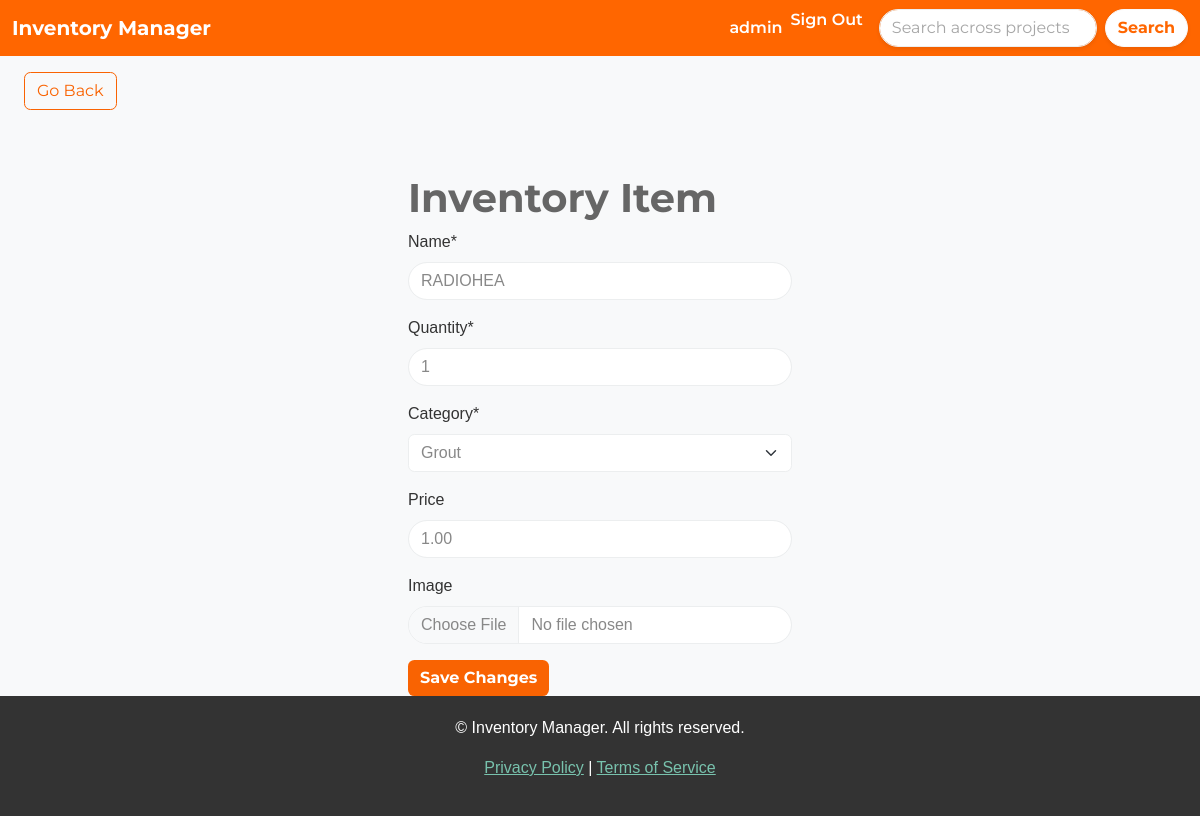
/edit-item/32/ (signed in), run on the app's committed database.
### inventory/models.py (models this page shows, shortened)
class InventoryItem(models.Model):
    name = models.CharField(max_length=200)
    quantity = models.IntegerField()
    category = models.ForeignKey('Category', on_delete=models.SET_NULL, blank=True, null=True)
    price = models.DecimalField(max_digits=10, decimal_places=2, blank=True, null=True)
    date_created = models.DateTimeField(auto_now_add=True)
    user = models.ForeignKey(User, on_delete=models.CASCADE)
    project = models.ForeignKey(Project, on_delete=models.CASCADE, related_name="inventory_items", blank=False, null=False)
    image = models.ImageField(upload_to='inventory_images/', null=True, blank=True)

### inventory/views.py (the view, shortened to what this page needs)
# urls.py: path('edit-item/<int:pk>/', EditItem.as_view(), name='edit-item'),
class EditItem(LoginRequiredMixin, UpdateView):
    model = InventoryItem
    form_class = InventoryItemForm
    template_name = 'inventory/item_form.html'
    def get_form_kwargs(self):
        kwargs = super().get_form_kwargs()
        kwargs['project'] = self.object.project
        return kwargs

### inventory/forms.py (shortened to what this page needs)
class InventoryItemForm(forms.ModelForm):
    category = forms.ModelChoiceField(queryset=Category.objects.all(), initial=0)
    class Meta:
        model = InventoryItem
        fields = ['name', 'quantity', 'category', 'price', 'image']
    def __init__(self, *args, **kwargs):
        self.project = kwargs.pop('project', None)  # Accept project as an argument
        super().__init__(*args, **kwargs)

### inventory/models.py (called while the page is built)
	def __str__(self):
		return self.name

### inventory/templates/inventory/item_form.html (shortened to what this page needs)
{% extends 'inventory/base.html' %}
{% load crispy_forms_tags %}
{% block content %}
    <button onclick="window.history.back()" class="btn btn-outline-primary my-3 mx-4">Go Back</button>
    <div class="row">
        <div class="col-11 col-md-4 mx-auto mt-5">
            <h1>Inventory Item</h1>
            <form method="POST" enctype="multipart/form-data">
                {{ form.name|as_crispy_field }}
                {{ form.quantity|as_crispy_field }}
                {{ form.category|as_crispy_field }}
                {{ form.price|as_crispy_field }}
                {{ form.image|as_crispy_field }}
                <div class="mt-3">
                    {% if form.instance.pk %}
                        <button type="submit" class="btn btn-primary">Save Changes</button>
                    {% else %}
                        <button type="submit" class="btn btn-primary">Add Item</button>
                    {% endif %}
                </div>
            </form>
        </div>
    </div>
{% endblock content %}

### inventory/templates/inventory/navigation.html (shortened to what this page needs)
<nav class="navbar navbar-expand-lg" style="background-color: #FF6600;">
    <div class="container-fluid">
        <a class="navbar-brand text-white fw-bold" href="{% url 'dashboard' %}">Inventory Manager</a>
        <div class="collapse navbar-collapse justify-content-end" id="navbarNav">
            <ul class="navbar-nav">
                {% if user.is_authenticated %}
                    <li class="nav-item">
                        <a class="nav-link text-white fw-semibold" href="#">{{ user.username }}</a>
                    </li>
                    <li class="nav-item">
                        <form method="POST" action="{% url 'logout' %}" style="display:inline;">
                            <button type="submit" class="nav-link text-white fw-semibold" style="background:none; border:none; padding:0; color:inherit; cursor:pointer;">
                                Sign Out
                            </button>
                        </form>
                    </li>
                {% endif %}
            </ul>
            <form method="GET" action="{% url 'search_results' %}" class="d-flex ms-3">
                <input class="form-control me-2 rounded-pill shadow-sm" type="search" name="search" placeholder="Search across projects..." aria-label="Search" value="{{ request.GET.search }}">
                <button class="btn btn-light rounded-pill shadow-sm fw-bold" type="submit" style="background-color: #FFFFFF; color: #FF6600;">Search</button>
            </form>
        </div>
    </div>
</nav>

### inventory/static/css/style.css (style rules this page uses)
:root { --primary-color: #f96302; --secondary-color: #333333; --light-grey: #f8f9fa; --dark-grey: #666666; --accent-color: #ffb732; }
body { font-family: Arial, sans-serif; color: var(--secondary-color); background-color: var(--light-grey); }
.navbar { background-color: var(--primary-color); color: white; }
.nav-link, .navbar-brand { color: white !important; font-weight: bold; }
h1, h2, h3, h4, h5, h6 { color: var(--dark-grey); font-weight: bold; }
.btn-primary { background-color: var(--primary-color); border: none; color: white; font-weight: bold; }
.btn-outline-primary { color: var(--primary-color); border: 1px solid var(--primary-color); }
.form-control { border-radius: 20px; }

### data on the page
InventoryItem: name "RADIOHEA", quantity "1", category "Grout", price "1.00"

### other printed values
{{ user.username }} "admin"
